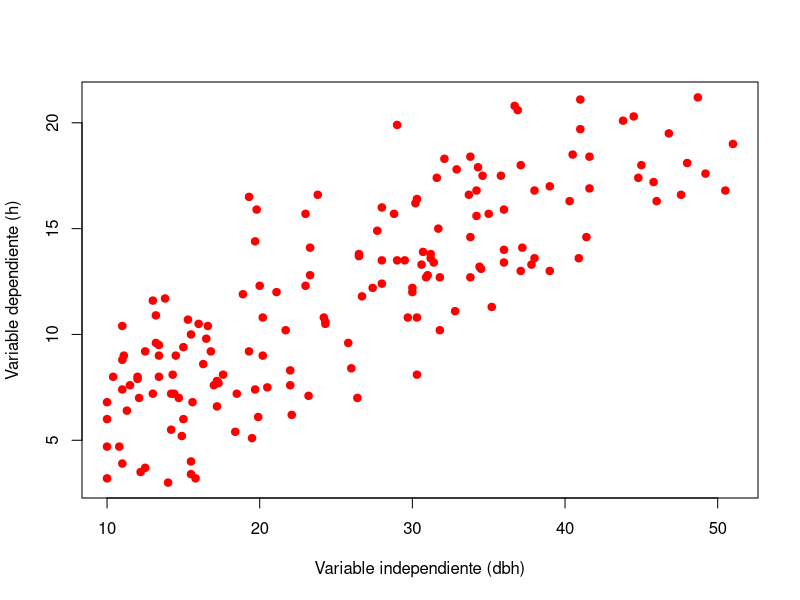
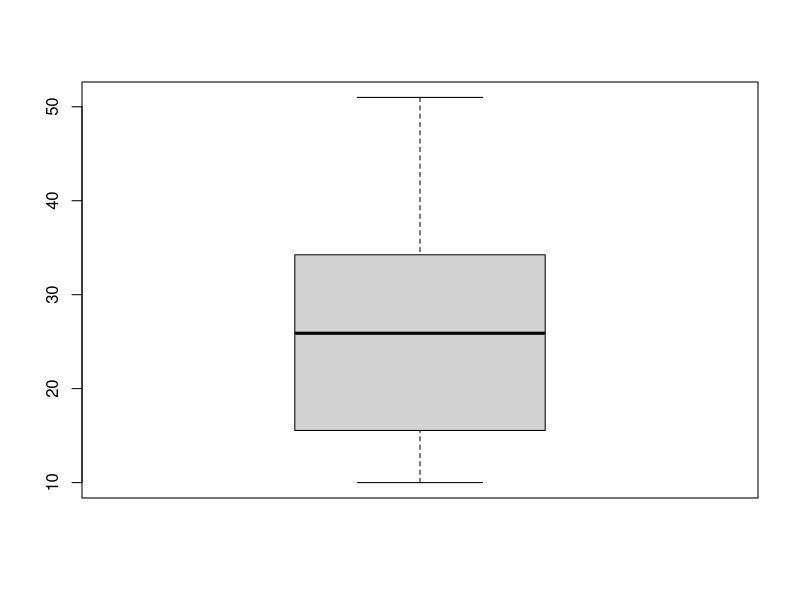
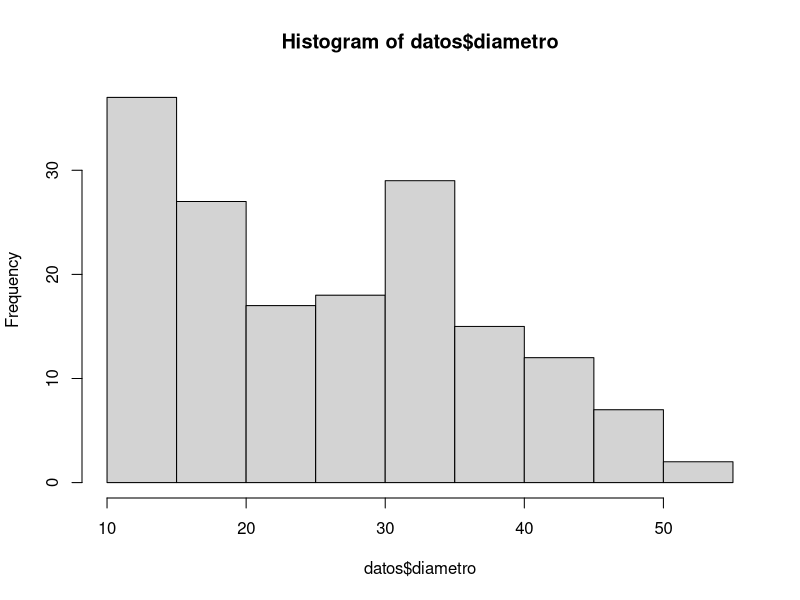
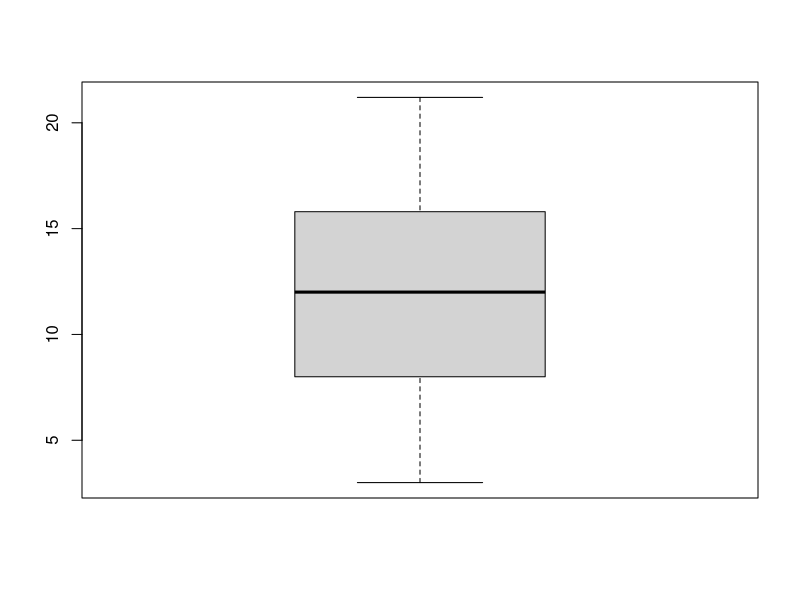
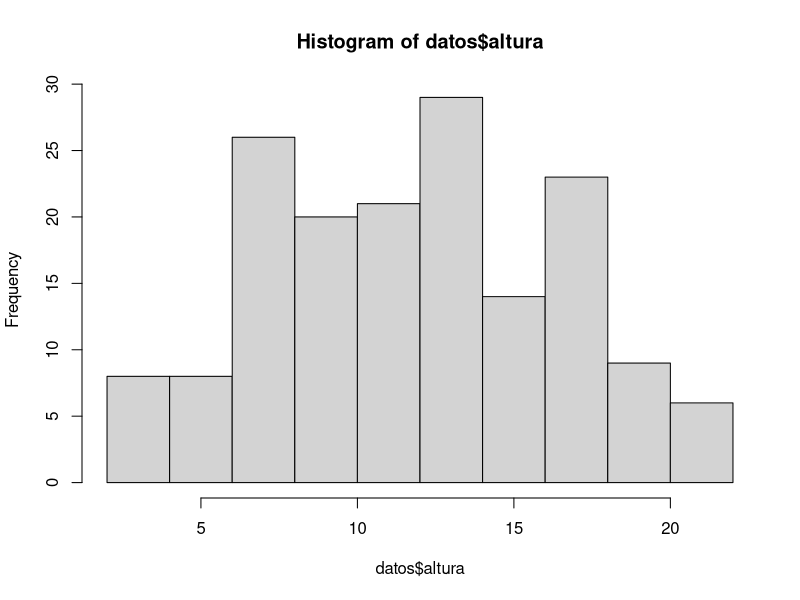
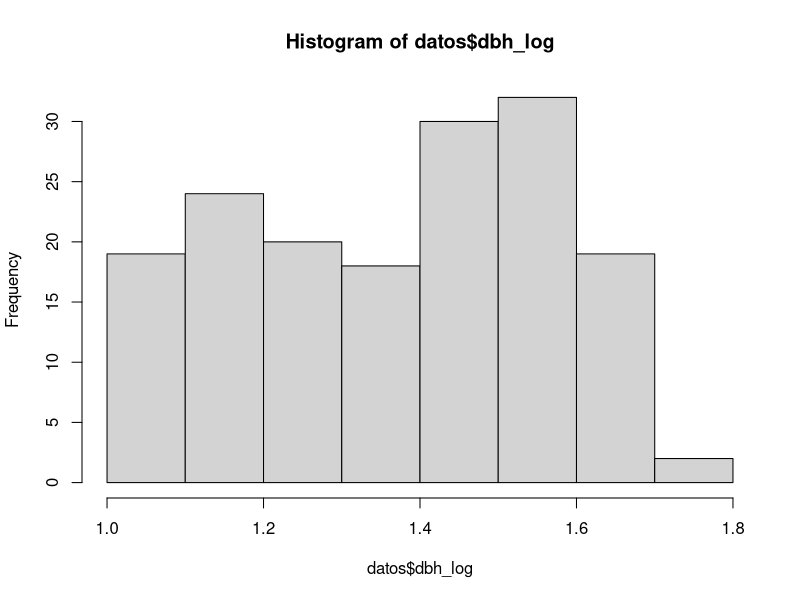
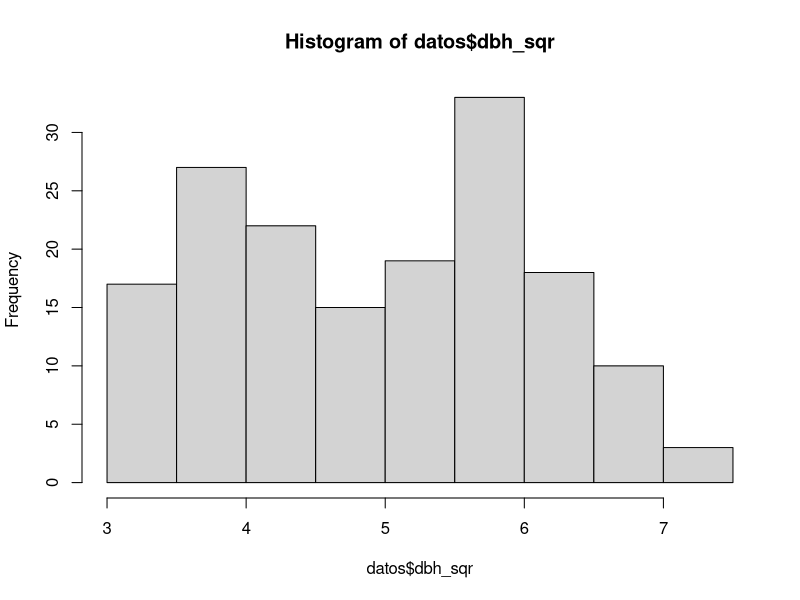
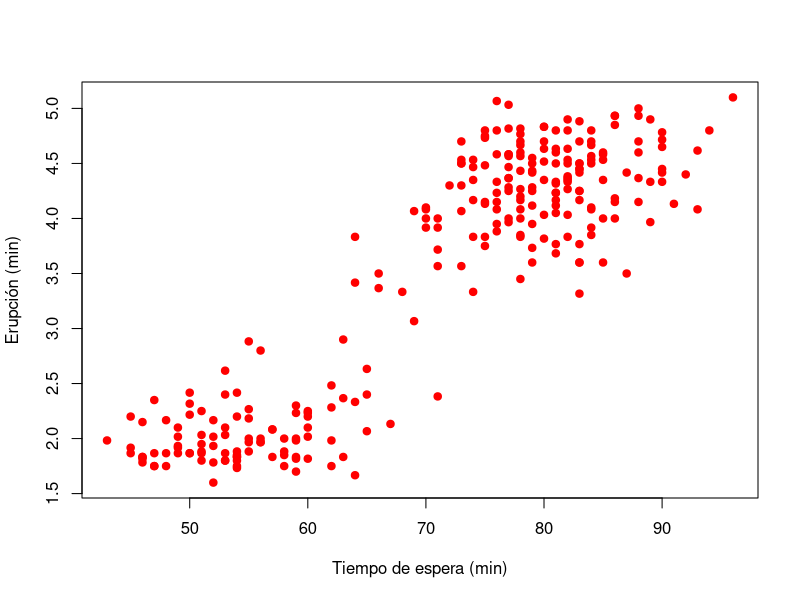

The R source for these figures, in order:
# importar datos

datos <- read.csv("bosque.csv", header = T)


# Distribucion de pares de datos 
plot(datos$diametro, datos$altura,
     pch = 19, col= "red",
     xlab = "Variable independiente (dbh)",
     ylab = "Variable dependiente (h)")

# Pruebas de normalidad y boxplot de las variables

shapiro.test(datos$diametro)
boxplot(datos$diametro)
hist(datos$diametro)

shapiro.test(datos$altura)
boxplot(datos$altura)
hist(datos$altura)

datos$dbh_log <- log10(datos$diametro)
datos$dbh_sqr <- sqrt(datos$diametro)

hist(datos$dbh_log)
shapiro.test(datos$dbh_log)
shapiro.test(datos$dbh_sqr)
hist(datos$dbh_sqr)

# Prueba de correlación no paramétrica

cor.test(datos$diametro, datos$altura, method = "pearson")

# Datos de Geiser

# correlación si te esperas 10 minutos habrá alguna erupción
# Tiempo entre una erupcion y otra y su duración

# Faithful geyser

geyser <- faithful
View(faithful)

fivenum(geyser$eruptions)
fivenum(geyser$waiting)
mean(geyser$eruptions)
mean(geyser$waiting)

plot(geyser$waiting, geyser$eruptions,
     pch = 19, col = "red",
     xlab = "Tiempo de espera (min)",
     ylab = "Erupción (min)")

cor.test(geyser$eruptions, geyser$waiting)
cor.test(geyser$waiting, geyser$eruptions)

g.lm <- lm(geyser$eruptions ~ geyser$waiting)
summary(g.lm)

plot(geyser$waiting, geyser$eruptions,
     pch = 19, col = "lightgreen",
     xlab = "Tiempo de espera (min)",
     ylab = "Erupción (min)")
abline(g.lm, col = "red",
       lwd = 2)
g.lm$coefficients
g.lm$residuals

anova(g.lm)

geyser$yp <- g.lm$fitted.values
geyser$res <- g.lm$residuals
sum(geyser$res)

geyser$modelo <- -1.874016 + 0.07563*geyser$waiting

tiem <- c(45, 55, 68)
-1.874016 + 0.07563*tiem
